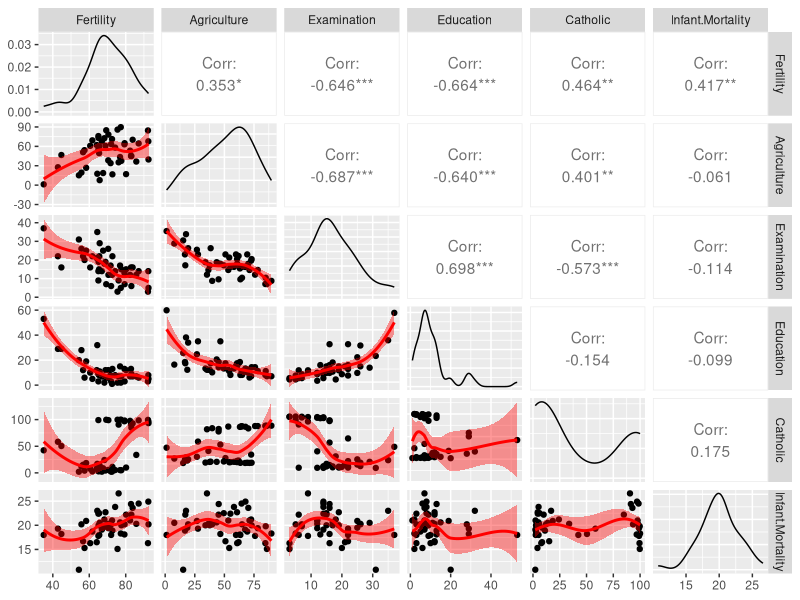
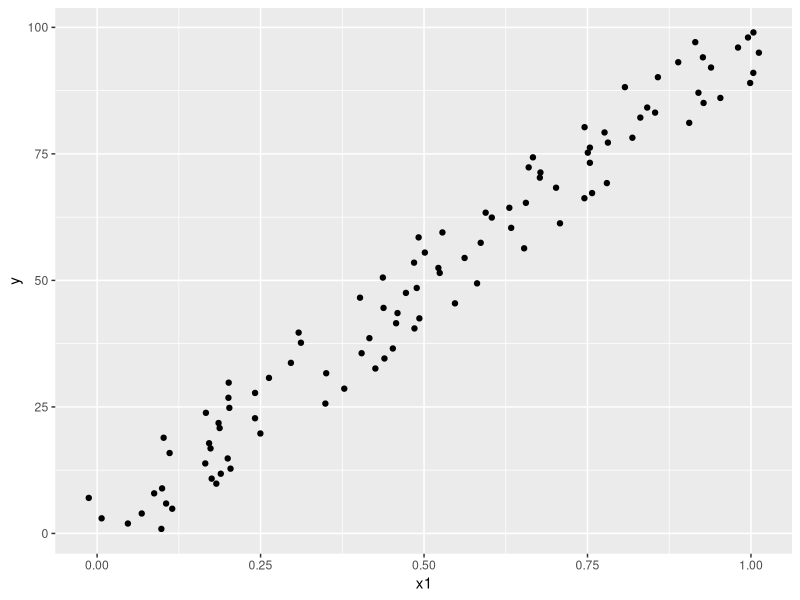
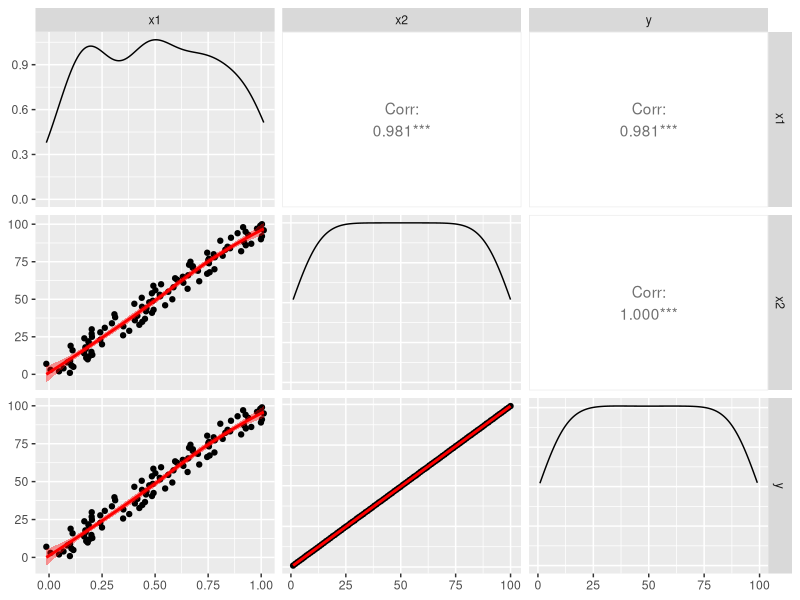
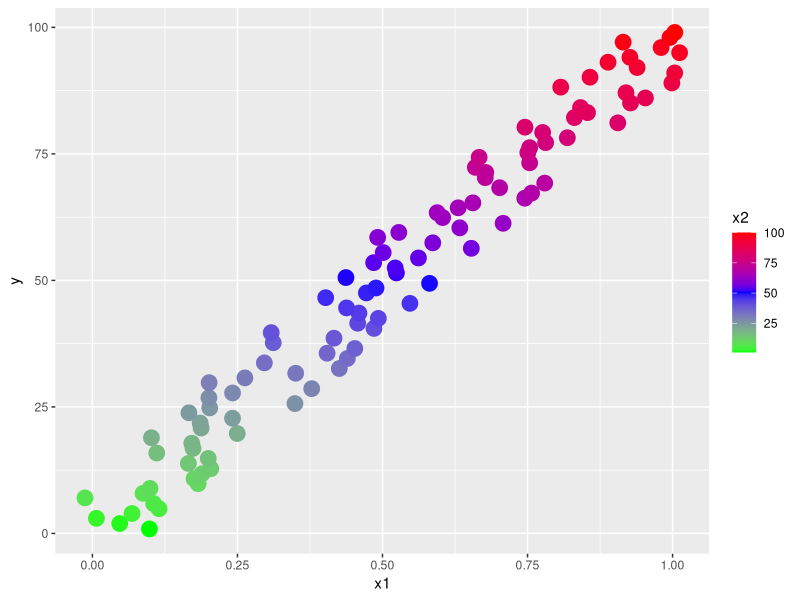
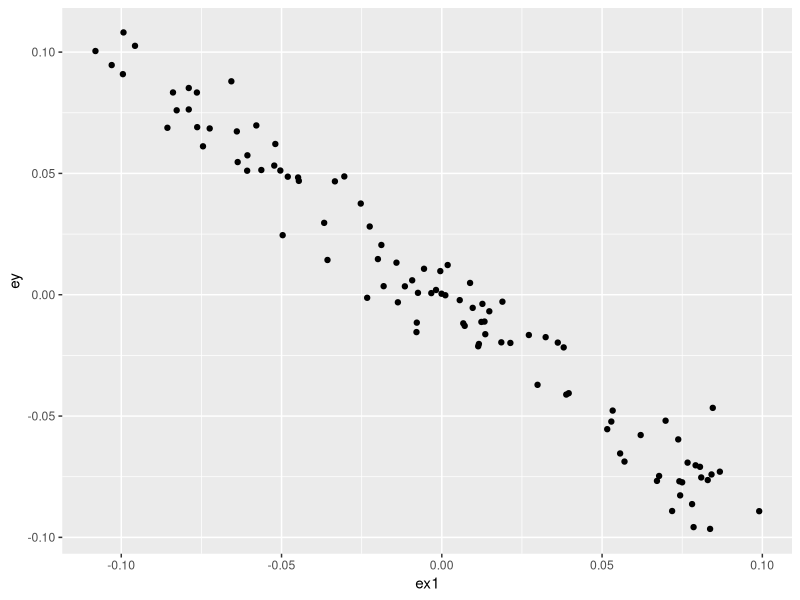
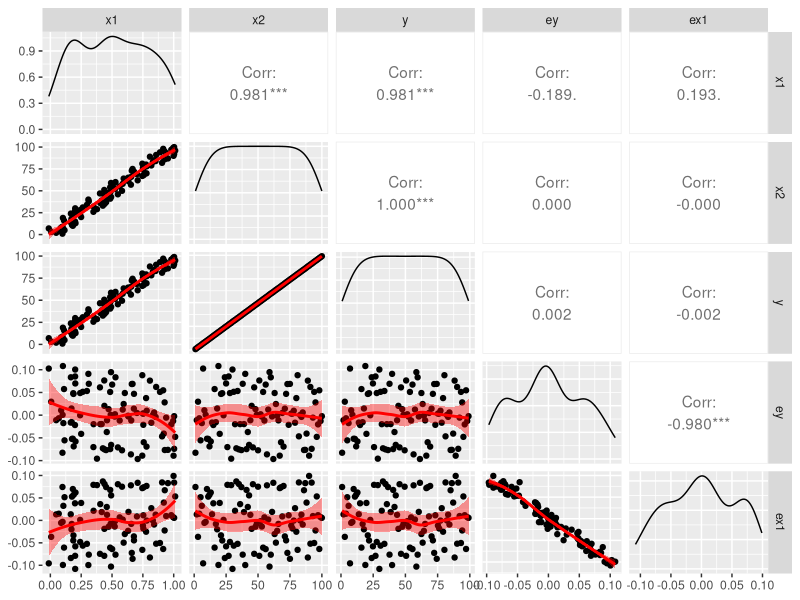

R code for these plots, in order:
require(datasets)

data(swiss)

#São poucos dados
library(tidyverse)

#Addon tools for ggplot
library(GGally)

my_fn <- function(data, mapping, ...){
  p <- ggplot(data = data, mapping = mapping) + 
    geom_point() + 
    geom_smooth(method=loess, fill="red", color="red", ...)
    #geom_smooth(method=lm, fill="blue", color="blue", ...)
  p
}

g = ggpairs(swiss, lower = list(continuous = my_fn))
g


# Investigar as relações por regressão linear  ----------------------------

# Com todas variáveis:
coeftable = summary(lm(Fertility ~ ., data = swiss))$coefficients
coeftable

#Teste de hipótese para o primeiro coeficiente
tcalc_Beta1 = (coeftable[2,1] - 0)/coeftable[2,2]
pBeta1 = 2*pt(abs(tcalc_Beta1), df = length(swiss$Agriculture)-ncol(swiss), lower.tail = FALSE)
pBeta1

coeftable


# Com 1 variável apenas ---------------------------------------------------
summary(lm(Fertility ~ Agriculture, data = swiss))$coefficients

# Ao fazer pelos resíduos: (MUITO INTERESSANTE!!)
ey = resid(lm(Fertility ~ Examination + Education + Catholic + Infant.Mortality, data = swiss))
ex = resid(lm(Agriculture ~ Examination + Education + Catholic + Infant.Mortality, data = swiss))

sum(ey*ex)/sum(ex^2)


# Simulation  -------------------------------------------------------------
n  = 100
x2 = 1:n #Time
x1 = .01*x2 + runif(n, -.1, .1); #Money

y = -x1 + x2 + rnorm(n, sd = .01) #Happiness

#Podemos ver como y está positivamente correlacionado com x neste gráfico? NÃÃO!!!!!!!!
# O que está acontecendo é que y está com a influência de x2, e essa influência positiva gigantesca de x2 (comparando x2 com x1)
# não está sendo expressa neste gráfico abaixo
# Logo esta correlação está ERRADA!!!!!!!!!!
ggplot(data.frame(x = x1, y = y), aes(x = x1, y = y)) + geom_point()

data = data.frame("x1" = x1, "x2" = x2, "y" = y)
g = ggpairs(data, lower = list(continuous = my_fn))
g
# De fato visualizamos duas correlações, positivas e para x1 sabemos que está errado?
# Se for isso é bem tenso

# Voltando ao modelo criado 
summary(lm(y ~ x1 + x2))$coef


# Plots  ------------------------------------------------------------------
g = ggplot(data, aes(y = y, x = x1)) + 
  geom_point(aes(colour = x2), size = 5) + 
  scale_colour_gradient2(low = "green", mid = "blue", high = "red", midpoint = mean(data$x2))
  #geom_smooth(method = lm, se = FALSE, colour = "black")
g

#Criando residuos (retirando o efeito de x2 para ver a correlação negativa com x1)
#x2 que dava a correlação positiva, então estou retirando ela 
data$ey = resid(lm(y ~ x2))
data$ex1 = resid(lm(x1 ~ x2))

#Esse é o gráfico real do efeito de x1 em y, dado que retiramos o efeito de x2 que estava mascarando tudo 
ggplot(data, aes(x = ex1, y = ey)) + 
  geom_point()


# O que acontece se adicionarmos variáveis linearmente dependentes --------
z = swiss$Agriculture + swiss$Education
lm(Fertility ~ . + z, data = swiss)
#NA coefficient (problema na inversão da Design Matrix?)

ggpairs(data, lower = list(continuous = my_fn))
